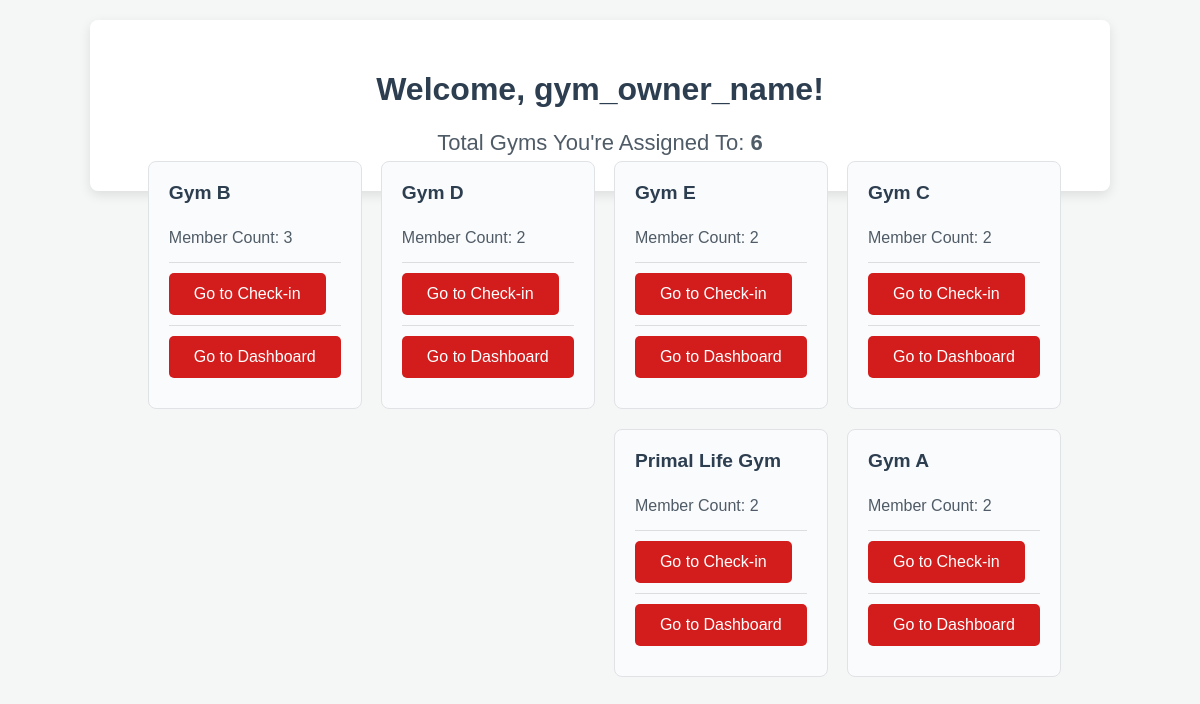
The app's page /gym-owner-dashboard/ (signed in) with its own data.
### core/models.py (models this page shows, shortened)
class Gym(models.Model):
    gym_id = models.AutoField(primary_key=True)
    name = models.CharField(max_length=255)
    slug = models.SlugField(unique=True, blank=True)
    address = models.TextField(blank=True, null=True)
    owners = models.ManyToManyField(GymOwner, related_name='gyms')

### core/views.py (the view)
# urls.py: path('gym-owner-dashboard/', views.gym_owner_dashboard, name='gym_owner_dashboard'),
@login_required
def gym_owner_dashboard(request):
    user = request.user
    try:
        gym_owner = GymOwner.objects.get(user=user)
        gyms = gym_owner.gyms.all()
        gym_count = gym_owner.gyms.count()
        gym_owner_name = gym_owner.user.get_full_name()
        gym_data = []
        for gym in gyms:
            member_count = gym.members.count()
            slug = gym.slug
            gym_data.append({
                'gym_name': gym.name,
                'member_count': member_count,
                'gym_slug': slug
            })
        context = {
            'role': 'Gym Owner',
            'gym_count': gym_count,
            'gym_owner_name': gym_owner_name,
            'gym_data': gym_data,
        }
        return render(request, 'gym_owner_dashboard.html', context)
    except GymOwner.DoesNotExist:
        messages.error(request, "No gym owner profile found.")
        return redirect('login')

### core/templates/gym_owner_dashboard.html (shortened to what this page needs)
<!DOCTYPE html>
<html lang="en">
<head>
</head>
<body>
    <div class="container">
        <h1>Welcome, {{ 'gym_owner_name' }}!</h1>
        <p id="assigned">Total Gyms You're Assigned To: <strong>{{ gym_count }}</strong></p>
        {% for gym in gym_data %}
        <div class="gym-card">
            <strong>{{ gym.gym_name }}</strong>
            <ul>
                <li>
                    <p>Member Count: {{ gym.member_count }}</p>
                </li>
                <li>
                    <a href="{% url 'gym_checkin' slug=gym.gym_slug %}">
                        <button type="button">Go to Check-in</button>
                    </a>
                </li>
                <li>
                    <a href="{% url 'gym_dashboard' slug=gym.gym_slug %}">
                        <button type="button">Go to Dashboard</button>
                    </a>
                </li>
            </ul>
        </div>
        {% endfor %}
    </div>
</body>
</html>

### core/templates/gym_owner_dashboard.html (style rules this page uses)
body { font-family: Arial, sans-serif; background-color: #f4f7f6; color: #333; margin: 0; padding: 0; }
.container { width: 80%; margin: 20px auto; background-color: white; padding: 30px; border-radius: 8px; box-shadow: 0 4px 12px rgba(0, 0, 0, 0.1); }
h1 { color: #2d3e50; font-size: 2em; text-align: center; }
p { font-size: 1em; margin: 5px 0; color: #4f5b66; }
.gym-card { background-color: #fafbfc; border: 1px solid #e0e3e6; border-radius: 8px; padding: 20px; width: auto; margin-right: 2%; margin-bottom: 20px; float: right; }
.gym-card strong { display: block; font-size: 1.2em; color: #2d3e50; margin-bottom: 10px; }
.gym-card ul { list-style-type: none; padding: 0; margin: 0; }
.gym-card li { padding: 10px 0; border-bottom: 1px solid #ddd; }
.gym-card li:last-child { border-bottom: none; }
button { padding: 12px 25px; background-color: #d31c1c; color: white; border: none; border-radius: 5px; cursor: pointer; font-size: 1em; transition: background-color 0.3s ease; }
a { text-decoration: none; }
#assigned { text-align: center; font-size: 22px; }

### records on screen
Gym: gym_name "Gym C"
Gym: gym_name "Gym E"
Gym: gym_name "Gym D"
Gym: gym_name "Gym B"
Gym: gym_name "Gym A"
Gym: gym_name "Primal Life Gym"

### other values on screen
{{ 'gym_owner_name' }} "gym_owner_name"
{{ gym_count }} "6"
{{ gym.member_count }} "2" "2" "2" "3" "2" "2"
